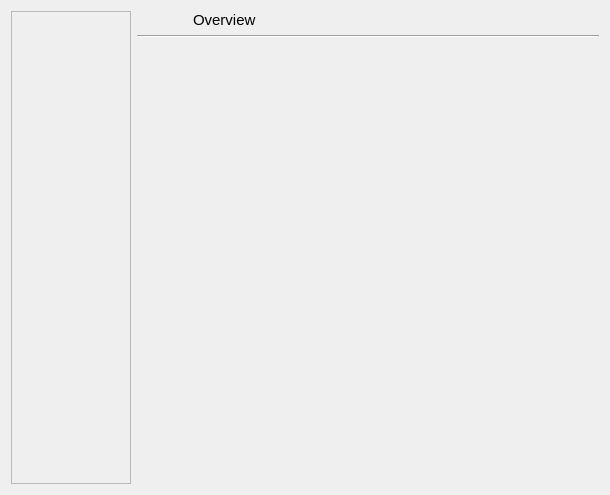
<?xml version="1.0" encoding="UTF-8"?>
<ui version="4.0">
 <class>MultiPageWidget</class>
 <widget class="QWidget" name="MultiPageWidget">
  <property name="geometry">
   <rect>
    <x>0</x>
    <y>0</y>
    <width>610</width>
    <height>495</height>
   </rect>
  </property>
  <layout class="QHBoxLayout" name="horizontalLayout">
   <item>
    <widget class="QScrollArea" name="scrollAreaPages">
     <property name="maximumSize">
      <size>
       <width>120</width>
       <height>16777215</height>
      </size>
     </property>
     <property name="styleSheet">
      <string notr="true"/>
     </property>
     <property name="horizontalScrollBarPolicy">
      <enum>Qt::ScrollBarAlwaysOff</enum>
     </property>
     <property name="widgetResizable">
      <bool>true</bool>
     </property>
     <widget class="QWidget" name="scrollAreaWidgetContents">
      <property name="geometry">
       <rect>
        <x>0</x>
        <y>0</y>
        <width>118</width>
        <height>475</height>
       </rect>
      </property>
      <property name="styleSheet">
       <string notr="true">QToolButton {
            background-color: white;
            border: 1px solid red;
            padding-top: 10px;
            padding-bottom: 10px;
			height: 48px;
        }</string>
      </property>
      <layout class="QVBoxLayout" name="verticalLayoutButtons">
       <property name="spacing">
        <number>0</number>
       </property>
       <property name="leftMargin">
        <number>0</number>
       </property>
       <property name="topMargin">
        <number>0</number>
       </property>
       <property name="rightMargin">
        <number>0</number>
       </property>
       <property name="bottomMargin">
        <number>0</number>
       </property>
       <item>
        <spacer name="verticalSpacer_3">
         <property name="orientation">
          <enum>Qt::Vertical</enum>
         </property>
         <property name="sizeHint" stdset="0">
          <size>
           <width>20</width>
           <height>246</height>
          </size>
         </property>
        </spacer>
       </item>
      </layout>
     </widget>
    </widget>
   </item>
   <item>
    <layout class="QVBoxLayout" name="verticalLayout_7">
     <item>
      <layout class="QHBoxLayout" name="horizontalLayout_2">
       <property name="topMargin">
        <number>0</number>
       </property>
       <item>
        <widget class="QLabel" name="labelPageIcon">
         <property name="sizePolicy">
          <sizepolicy hsizetype="Fixed" vsizetype="Preferred">
           <horstretch>50</horstretch>
           <verstretch>0</verstretch>
          </sizepolicy>
         </property>
         <property name="minimumSize">
          <size>
           <width>50</width>
           <height>0</height>
          </size>
         </property>
         <property name="text">
          <string/>
         </property>
        </widget>
       </item>
       <item>
        <widget class="QLabel" name="labelTitle">
         <property name="font">
          <font>
           <pointsize>11</pointsize>
          </font>
         </property>
         <property name="styleSheet">
          <string notr="true">border-left: 1px solid gray;</string>
         </property>
         <property name="text">
          <string>Overview</string>
         </property>
        </widget>
       </item>
      </layout>
     </item>
     <item>
      <widget class="Line" name="line">
       <property name="orientation">
        <enum>Qt::Horizontal</enum>
       </property>
      </widget>
     </item>
     <item>
      <widget class="QStackedWidget" name="stackedWidget">
       <property name="currentIndex">
        <number>-1</number>
       </property>
      </widget>
     </item>
    </layout>
   </item>
  </layout>
 </widget>
 <resources/>
 <connections/>
</ui>
